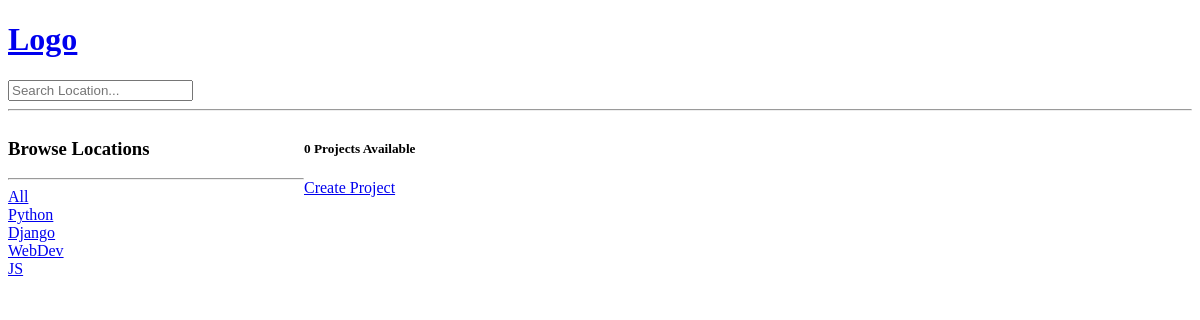
Page /?q=RHQ on the earlier database version.
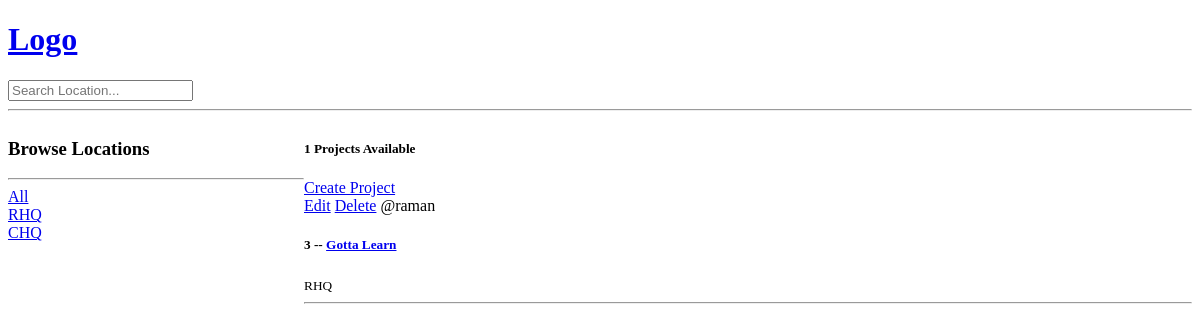
Same page on the later database version.
### base/models.py (models this page shows, shortened)
class Topic(models.Model):
    name = models.CharField(max_length=200)

class Room(models.Model):
    host = models.ForeignKey(User, on_delete=models.SET_NULL, null=True)
    topic = models.ForeignKey(Topic, on_delete=models.SET_NULL, null=True)
    name = models.CharField(max_length=200)
    description = models.TextField(null=True, blank=True)
    update = models.DateTimeField(auto_now=True)
    created = models.DateTimeField(auto_now_add=True)

### base/views.py (the view)
# urls.py: path('',views.home, name="home"),
def home(request):
    q = request.GET.get('q') if request.GET.get('q') != None else ''
    rooms = Room.objects.filter(
        Q(topic__name__icontains=q) |
        Q(name__icontains=q) |
        Q(description__icontains=q)
    )
    locations = Topic.objects.all()
    project_count = rooms.count()
    context = {'rooms':rooms, 'locations':locations, 'project_count':project_count}
    return render(request, 'base/home.html', context)

### base/templates/base/home.html (shortened to what this page needs)
{% extends 'main.html' %}
{% block content %}
<div class="home-container">
    <div>
        <h3>Browse Locations</h3>
        <hr>
        <div>
            <a href="{% url 'home' %}">All</a>
        </div>
        {% for location in locations %}
        <div>
            <a href="{% url 'home' %}?q={{location.name}}">{{location.name}}</a>
        </div>
        {% endfor %}
    </div>
    <div>
        <h5>{{project_count}} Projects Available</h5>
        <a href="{% url 'create-project' %}">Create Project</a>
        <div>
            {% for room in rooms %}
                <div>
                    <a href="{% url 'update-project' room.id%}">Edit</a>
                    <a href="{% url 'delete-project' room.id%}">Delete</a>
                    <span>@{{room.host.username}}</span>
                    <h5>{{room.id}} -- <a href="{% url 'room' room.id %}">{{room.name}}</a></h5>
                    <small>{{room.topic.name}}</small>
                    <hr>
                </div>
            {% endfor %}
        </div>
    </div>
</div>
{% endblock %}

Differences in the rows shown:
removed Topic: name "Python"
removed Topic: name "Django"
removed Topic: name "WebDev"
removed Topic: name "JS"
added Topic: name "RHQ"
added Topic: name "CHQ"
now on this page (row edited): Room: host.username "raman", id "3", name "Gotta Learn", topic.name "RHQ"
Other differences:
{{ project_count }}: "0" → "1"
